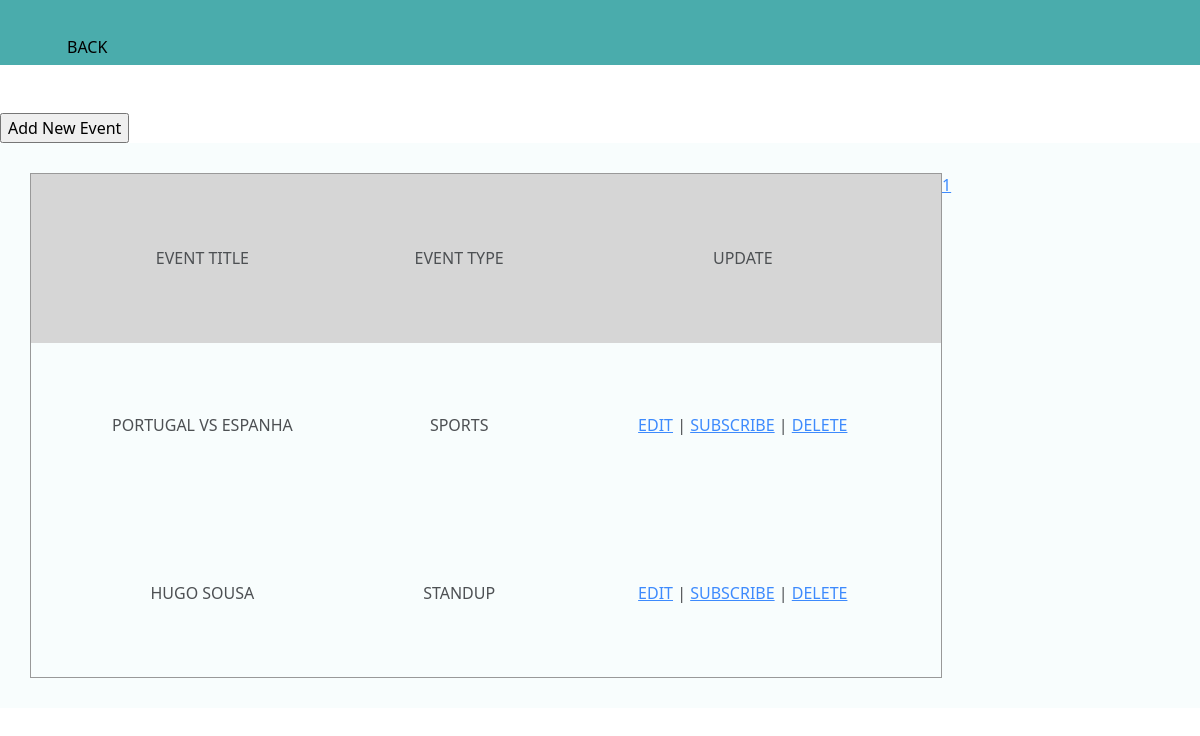
The page /manageevents.php (signed in) on the database its author committed.
### tables this page shows
CREATE TABLE `eventis` (
  `id` int(11) NOT NULL,
  `EventName` varchar(120) NOT NULL,
  `datetime` datetime NOT NULL,
  `event_type` varchar(120) NOT NULL,
  `status` int(1) NOT NULL
);

### manageevents.php (the view, shortened to what this page needs)
<?php
include_once("config/database.php");
$num_per_page=4;
if(isset($_GET["page"]))
{
	$page=$_GET["page"];
}
else
{
	$page=1;
}
$start_from=($page-1)*4;
$mysqlii="select * from eventis limit $start_from,$num_per_page";
$result=mysqli_query($conn, $mysqlii);
?>
<!DOCTYPE html>
<html lang="pt">
<head>
	<link rel="stylesheet" href="/system/bootstrap-5.3.0-alpha1-dist/css/bootstrap.min.css">
    <link rel="stylesheet" href="/system/css/style_edituser_usermode.css">
</head>
	<body>
<div class="three">
    <div class="navbar">
            <ul>
                <li><a href="adminpanel.php">Back</a></li>
            </ul>
    </div>
</div>
<br><br>
<div class="six">
	<form action="add_events.php" name="form1">
	<input type="submit" name="Submit" value="Add New Event">
</form>
<div class="quatro">
<table width='80%' border=1>
	<tr bgcolor='#CCCCCC'>
		<td class="center-text">Event Title</td>
		<td class="center-text">Event Type</td>
		<td class="center-text">Update</td>
	</tr>
	<?php
	while($res = mysqli_fetch_array($result)) {
		print "<tr>";
		print "<td>".$res['EventName']."</td>";
        print "<td>".$res['event_type']."</td>";
		print "<td><a href=\"editevents.php?id=$res[id]\">Edit</a> | <a href=\"subscriptions.php?id=$res[id]\">Subscribe</a> | <a href=\"deletevent.php?id=$res[id]\">Delete</a></td>";
	}
	?>
	</table><br>
	<?php
    $mysqlii="select * from eventis";
    $result=mysqli_query($conn, $mysqlii);
    $total_records=mysqli_num_rows($result);
    $total_pages=ceil($total_records/$num_per_page);
    for($i=1;$i<=$total_pages;$i++)
    {
        echo "<a href='manageevents.php?page=".$i."'> ".$i."</a>" ;
    }
    ?>
</div>
</body>
</html>

### css/style_edituser_usermode.css (style rules this page uses)
.navbar { width: 100%; height: 50%; margin: auto; padding: 35px; display: flex; align-items: left; justify-content: space-between; }
.navbar ul li { list-style: none; display: inline-block; margin: 0 px; position: relative; }
.navbar ul li a { text-decoration: none; color: black; text-transform: uppercase; }
.navbar ul li::after { content: ''; height: 3px; width: 0%; background: #c59db8; position: absolute; left: 0; bottom: -2px; transition: 0.5s; }
.quatro { text-transform: uppercase; opacity: 80%; padding: 30px; display: flex; align-items: left; justify-content: left; height: 565px; width: 100%; text-align: center; background-color: rgb(247, 253, 253); }
.three { color: white; padding: 0px; display: flex; align-items: center; justify-content: center; height: 65px; width: 100%; background-color:rgb(74, 172, 172); }

### rows shown on the page
eventis: EventName "PORTUGAL VS ESPANHA", event_type "SPORTS"
eventis: EventName "HUGO SOUSA", event_type "STANDUP"
